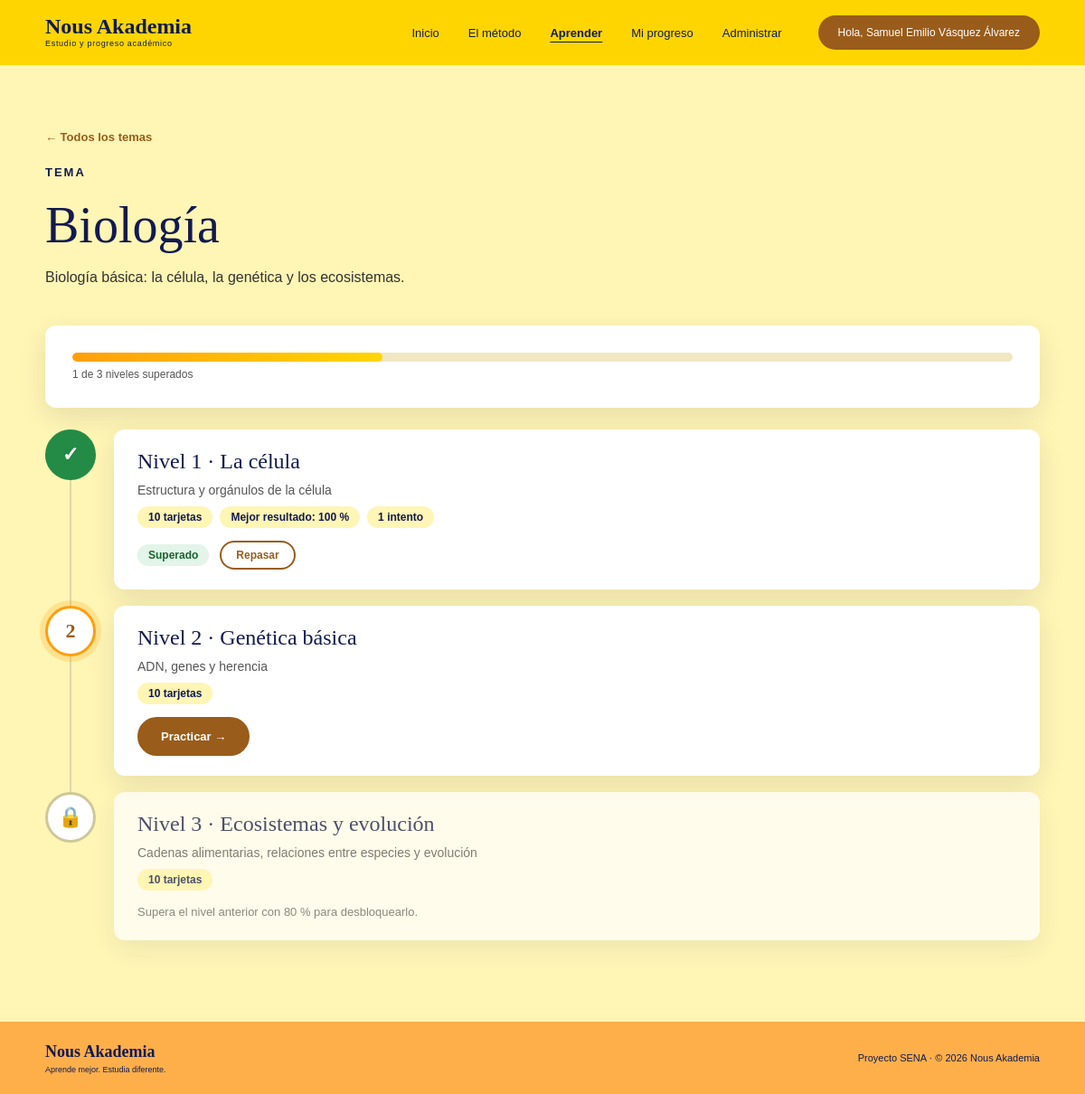
Screenshot of /ProyectoSenaFinal/Vistas/tema.php?id=3 (signed in) with the database file from the repository.
### tables this page shows
CREATE TABLE `temas` (
  `id_tema` int(11) NOT NULL,
  `nombre` varchar(100) NOT NULL,
  `descripcion` varchar(500) NOT NULL DEFAULT '',
  `fecha_creacion` datetime NOT NULL DEFAULT current_timestamp()
);

CREATE TABLE `niveles` (
  `id_nivel` int(11) NOT NULL,
  `id_tema` int(11) NOT NULL,
  `numero` tinyint(3) UNSIGNED NOT NULL,
  `nombre` varchar(100) NOT NULL,
  `descripcion` varchar(255) NOT NULL DEFAULT ''
);

### ProyectoSenaFinal/Datos/Tema/TemaDAO.php (called while the page is built, shortened)
<?php
require_once __DIR__ . "/../../Config/conexionBDD.php";
class TemaDAO
{
    private $conexion;
    public function __construct()
    {
        global $conexion;
        $this->conexion = $conexion;
    }
    public function obtenerTema($idTema)
    {
        $sql = "SELECT id_tema, nombre, descripcion
                FROM temas
                WHERE id_tema = ?
                LIMIT 1";
        $stmt = $this->conexion->prepare($sql);
        $stmt->bind_param("i", $idTema);
        $stmt->execute();
        $resultado = $stmt->get_result();
        $tema = null;
        if ($resultado->num_rows === 1) {
            $tema = $resultado->fetch_assoc();
        }
        return $tema;
    }
}
?>

### ProyectoSenaFinal/Config/sesion.php (called while the page is built, shortened)
<?php
function requerirSesion()
{
    return intval($_SESSION["id_usuario"]);
}
?>

### ProyectoSenaFinal/Datos/Nivel/NivelDAO.php (called while the page is built, shortened)
<?php
require_once __DIR__ . "/../../Config/conexionBDD.php";
class NivelDAO
{
    private $conexion;
    public function __construct()
    {
        global $conexion;
        $this->conexion = $conexion;
    }
    public function listarNivelesConEstado($idUsuario, $idTema)
    {
        $sql = "SELECT
                    n.id_nivel,
                    n.numero,
                    n.nombre,
                    n.descripcion,
                    (SELECT COUNT(*)
                     FROM flashcards f
                     WHERE f.id_nivel = n.id_nivel)
                    AS total_flashcards,
                    (SELECT COALESCE(MAX(i.porcentaje), 0)
                     FROM intentos i
                     WHERE i.id_nivel = n.id_nivel
                     AND i.id_usuario = ?)
                    AS mejor_porcentaje,
                    (SELECT COUNT(*)
                     FROM intentos i
                     WHERE i.id_nivel = n.id_nivel
                     AND i.id_usuario = ?)
                    AS total_intentos,
                    (SELECT COUNT(*)
                     FROM intentos i
                     WHERE i.id_nivel = n.id_nivel
                     AND i.id_usuario = ?
                     AND i.aprobado = 1)
                    AS veces_aprobado
                FROM niveles n
                WHERE n.id_tema = ?
                ORDER BY n.numero ASC";
        $stmt = $this->conexion->prepare($sql);
        $niveles = [];
        $stmt->bind_param(
            "iiii",
            $idUsuario,
            $idUsuario,
            $idUsuario,
            $idTema
        );
        $stmt->execute();
        $resultado = $stmt->get_result();
        $anteriorAprobado = true;
        while ($fila = $resultado->fetch_assoc()) {
            $fila["total_flashcards"] =
                intval($fila["total_flashcards"]);
            $fila["mejor_porcentaje"] =
                floatval($fila["mejor_porcentaje"]);
            $fila["total_intentos"] =
                intval($fila["total_intentos"]);
            if (intval($fila["veces_aprobado"]) > 0) {
                $fila["estado"] = "aprobado";
                $anteriorAprobado = true;
            } elseif (
                $fila["total_flashcards"]
                < MINIMO_FLASHCARDS_NIVEL
            ) {
                $fila["estado"] = "construccion";
                $anteriorAprobado = false;
            } elseif ($anteriorAprobado) {
                $fila["estado"] = "disponible";
                $anteriorAprobado = false;
            } else {
                $fila["estado"] = "bloqueado";
            }
            $niveles[] = $fila;
        }
        return $niveles;
    }
}
?>

### ProyectoSenaFinal/Vistas/tema.php (the view, shortened to what this page needs)
<?php
require_once __DIR__ . "/../Config/sesion.php";
require_once __DIR__ . "/../Datos/Tema/TemaDAO.php";
require_once __DIR__ . "/../Datos/Nivel/NivelDAO.php";
$idUsuario = requerirSesion();
$idTema = intval($_GET["id"] ?? 0);
$temaDAO = new TemaDAO();
$tema = $temaDAO->obtenerTema($idTema);
$nivelDAO = new NivelDAO();
$niveles = $nivelDAO->listarNivelesConEstado($idUsuario, $idTema);
$aprobados = 0;
foreach ($niveles as $nivel) {
    if ($nivel["estado"] === "aprobado") {
        $aprobados++;
    }
}
$totalNiveles = count($niveles);
$porcentaje =
    ($totalNiveles > 0)
        ? round(($aprobados / $totalNiveles) * 100)
        : 0;
require __DIR__ . "/componentes/cabecera.php";
?>
<main class="pagina">
<div class="contenedor">
    <a href="temas.php" class="migas">← Todos los temas</a>
    <div class="pagina-cabecera">
        <span class="section-label">
            TEMA
        </span>
        <h1>
            <?= htmlspecialchars($tema["nombre"]) ?>
        </h1>
        <?php if ($tema["descripcion"] !== ""): ?>
            <p>
                <?= htmlspecialchars($tema["descripcion"]) ?>
            </p>
        <?php endif; ?>
    </div>
    <?php if ($totalNiveles > 0): ?>
        <div class="tarjeta resumen-tema">
            <div style="flex: 1; min-width: 220px;">
                <div class="barra">
                    <div class="barra-relleno"
                         style="width: <?= $porcentaje ?>%"></div>
                </div>
                <div class="barra-texto">
                    <?= $aprobados ?> de <?= $totalNiveles ?>
                    niveles superados
                </div>
            </div>
        </div>
    <?php endif; ?>
    <?php if ($totalNiveles === 0): ?>
        <div class="tarjeta vacio">
            <h2>Este tema aún no tiene niveles.</h2>
            <p>Vuelve pronto.</p>
        </div>
    <?php else: ?>
        <ol class="ruta">
            <?php foreach ($niveles as $nivel): ?>
                <li class="ruta-item estado-<?= $nivel["estado"] ?>">
                    <div class="ruta-marca">
                        <?php if ($nivel["estado"] === "aprobado"): ?>
                            ✓
                        <?php elseif ($nivel["estado"] === "bloqueado"): ?>
                            🔒
                        <?php else: ?>
                            <?= intval($nivel["numero"]) ?>
                        <?php endif; ?>
                    </div>
                    <div class="ruta-cuerpo">
                        <h3>
                            Nivel <?= intval($nivel["numero"]) ?>
                            · <?= htmlspecialchars($nivel["nombre"]) ?>
                        </h3>
                        <?php if ($nivel["descripcion"] !== ""): ?>
                            <p>
                                <?= htmlspecialchars($nivel["descripcion"]) ?>
                            </p>
                        <?php endif; ?>
                        <div class="chips">
                            <span class="chip">
                                <?= $nivel["total_flashcards"] ?> tarjetas
                            </span>
                            <?php if ($nivel["total_intentos"] > 0): ?>
                                <span class="chip">
                                    Mejor resultado:
                                    <?= round($nivel["mejor_porcentaje"]) ?> %
                                </span>
                                <span class="chip">
                                    <?= $nivel["total_intentos"] ?>
                                    <?= $nivel["total_intentos"] === 1
                                        ? "intento"
                                        : "intentos" ?>
                                </span>
                            <?php endif; ?>
                        </div>
                        <div class="ruta-accion">
                            <?php if ($nivel["estado"] === "disponible"): ?>
                                <a href="practica.php?nivel=<?= intval($nivel["id_nivel"]) ?>"
                                   class="btn">
                                    Practicar →
                                </a>
                            <?php elseif ($nivel["estado"] === "aprobado"): ?>
                                <span class="insignia insignia-ok">
                                    Superado
                                </span>
                                <a href="practica.php?nivel=<?= intval($nivel["id_nivel"]) ?>"
                                   class="btn btn-claro btn-chico">
                                    Repasar
                                </a>
                            <?php elseif ($nivel["estado"] === "bloqueado"): ?>
                                <span class="nota">
                                    Supera el nivel anterior con
                                    <?= PORCENTAJE_APROBACION ?> % para desbloquearlo.
                                </span>
                            <?php endif; ?>
                        </div>
                    </div>
                </li>
            <?php endforeach; ?>
        </ol>
    <?php endif; ?>
</div>
</main>
<?php require __DIR__ . "/componentes/pie.php"; ?>

### ProyectoSenaFinal/CSS/estilos.css (style rules this page uses)
* { box-sizing: border-box; margin: 0; padding: 0; }
html { scroll-behavior: smooth; }
body { font-family: Arial, Helvetica, sans-serif; color: #111a50; background: #ffffff; }
a { text-decoration: none; }
.section-label { display: block; color: #111a50; font-size: 13px; font-weight: bold; letter-spacing: 2px; margin-bottom: 25px; }

### ProyectoSenaFinal/CSS/maestria.css (style rules this page uses)
:root { --amarillo: #ffd500; --naranja: #ff9f0b; --naranja-claro: #feaf4a; --crema: #fff5b5; --cafe: #9a5c1a; --azul: #111a50; --texto: #222222; --borde: #e5e0d8; --verde: #238b45; --rojo: #b3261e; --sombra: 0 10px 30px rgba(17, 26, 80, .10); }
.pagina { background: var(--crema); min-height: 70vh; padding: 70px 50px 90px; }
.contenedor { max-width: 1100px; margin: 0 auto; }
.pagina-cabecera { margin-bottom: 40px; }
.pagina-cabecera h1, .practica-cabecera h1 { font-family: Georgia, "Times New Roman", serif; font-size: 56px; font-weight: 400; line-height: .95; color: var(--azul); margin-bottom: 18px; }
.pagina-cabecera p { max-width: 580px; font-size: 16px; line-height: 1.6; color: #333; }
.migas { display: inline-block; margin-bottom: 24px; color: var(--cafe); font-size: 13px; font-weight: bold; }
.nota { color: #666; font-size: 13px; line-height: 1.5; }
.tarjeta { background: #ffffff; border-radius: 12px; padding: 30px; box-shadow: var(--sombra); margin-bottom: 24px; }
.btn { display: inline-block; border: 2px solid var(--cafe); background: var(--cafe); color: #ffffff; padding: 12px 24px; border-radius: 30px; font-family: Arial, Helvetica, sans-serif; font-size: 13px; font-weight: bold; cursor: pointer; transition: .2s; }
.btn-claro { background: transparent; color: var(--cafe); }
.btn-chico { padding: 7px 16px; font-size: 12px; }
.chips { display: flex; flex-wrap: wrap; gap: 8px; }
.chip { display: inline-block; padding: 5px 12px; border-radius: 20px; background: #fff5b5; color: var(--azul); font-size: 12px; font-weight: bold; }
.insignia { display: inline-block; padding: 5px 12px; border-radius: 20px; font-size: 12px; font-weight: bold; }
.insignia-ok { background: #e3f4e8; color: #17652e; }
.barra { height: 10px; background: #f1e7c2; border-radius: 10px; overflow: hidden; }
.barra-relleno { height: 100%; background: linear-gradient(90deg, var(--naranja), var(--amarillo)); border-radius: 10px; transition: width .4s; }
.barra-texto { margin-top: 7px; font-size: 12px; color: #555; }
.resumen-tema { display: flex; align-items: center; flex-wrap: wrap; gap: 20px; }
.ruta { list-style: none; display: flex; flex-direction: column; gap: 18px; }
.ruta-item { position: relative; display: grid; grid-template-columns: 56px 1fr; gap: 20px; }
.ruta-item:not(:last-child)::before { content: ""; position: absolute; left: 27px; top: 56px; bottom: -18px; width: 2px; background: #e0d5a8; }
.ruta-marca { position: relative; z-index: 1; display: flex; align-items: center; justify-content: center; width: 56px; height: 56px; border-radius: 50%; background: #ffffff; border: 3px solid #cfc79a; color: #8a8666; font-family: Georgia, "Times New Roman", serif; font-size: 22px; font-weight: bold; }
.estado-disponible .ruta-marca { border-color: var(--naranja); color: var(--cafe); box-shadow: 0 0 0 6px rgba(255, 159, 11, .22); }
.estado-aprobado .ruta-marca { background: var(--verde); border-color: var(--verde); color: #ffffff; }
.ruta-cuerpo { display: flex; flex-direction: column; gap: 10px; background: #ffffff; border-radius: 12px; padding: 22px 26px; box-shadow: var(--sombra); }
.ruta-cuerpo h3 { font-family: Georgia, "Times New Roman", serif; font-size: 24px; font-weight: 400; color: var(--azul); }
.ruta-cuerpo p { font-size: 14px; color: #555; }
.ruta-accion { display: flex; flex-wrap: wrap; align-items: center; gap: 12px; margin-top: 4px; }
.estado-bloqueado .ruta-cuerpo { opacity: .75; }

### rows the page displays
temas: nombre "Biología", descripcion "Biología básica: la célula, la genética y los ecosistemas."
niveles: numero "1", nombre "La célula", descripcion "Estructura y orgánulos de la célula", total_flashcards "10", mejor_porcentaje "100", total_intentos "1"
niveles: numero "2", nombre "Genética básica", descripcion "ADN, genes y herencia", total_flashcards "10"
niveles: numero "3", nombre "Ecosistemas y evolución", descripcion "Cadenas alimentarias, relaciones entre especies y evolución", total_flashcards "10"

### other values shown
$_SESSION["nombre"] "Samuel Emilio Vásquez Álvarez"
$aprobados "1"
$totalNiveles "3"
